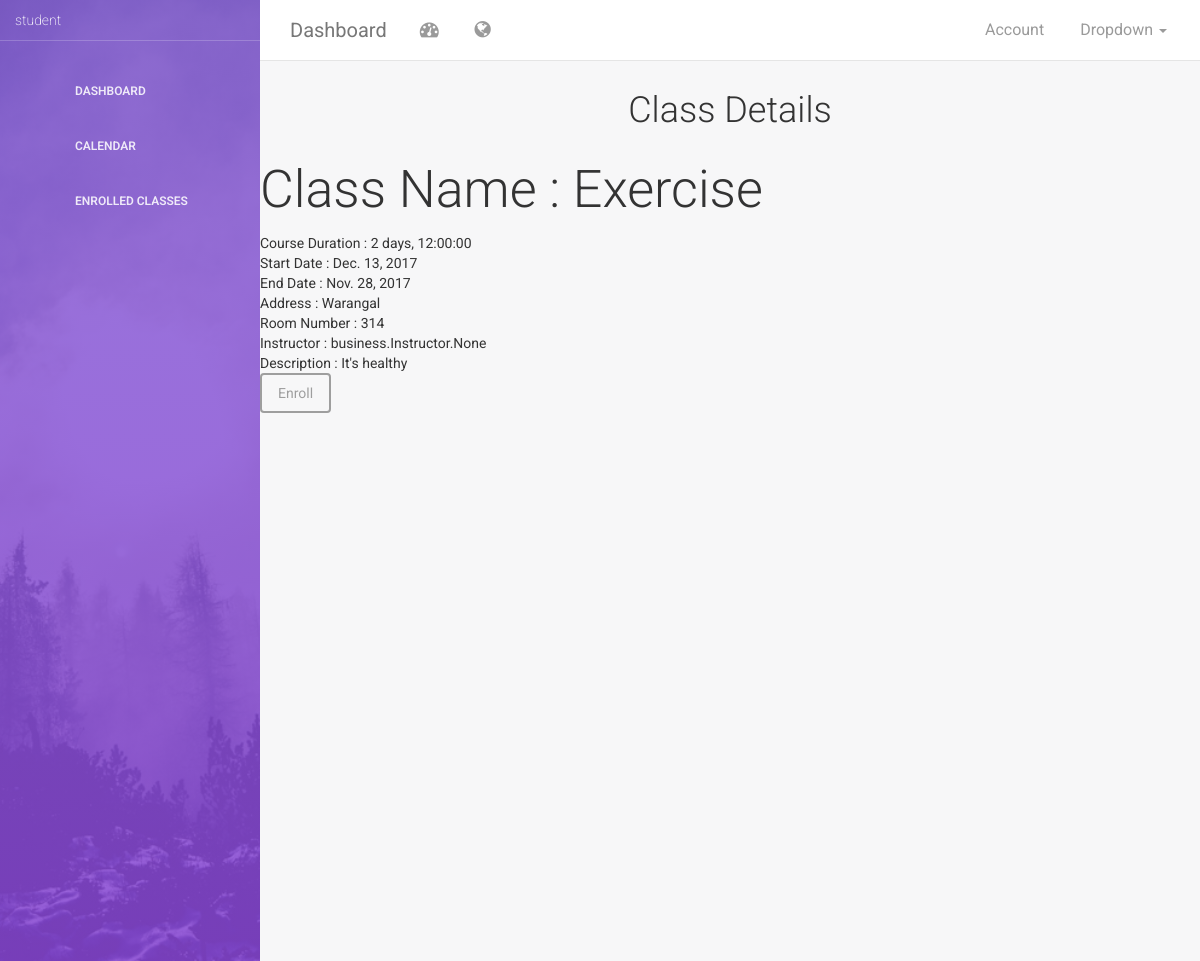
/student/details/7/ (signed in), run on the app's committed database.
### Class/models.py (models this page shows, shortened)
class Class(models.Model):
    business_id = models.ForeignKey(Business,to_field='business_id',on_delete=models.CASCADE)
    class_id = models.AutoField(primary_key=True)
    active_class = models.BooleanField()
    class_name = models.CharField(max_length=100,blank=False,null=False,unique=True)
    class_name_variable = models.CharField(max_length=250,default='Class')
    corse_duration = models.DurationField()
    duration = models.DurationField()
    start_date = models.DateField()
    start_date_variable = models.CharField(max_length=100,default='Start Date')
    end_date = models.DateField()
    end_date_variable = models.CharField(max_length=100,default='End Date')
    class_location = models.CharField(max_length=250)
    class_location_variable = models.CharField(max_length=100,default = 'Location')
    allocated_room = models.CharField(max_length=10)
    allocated_room_variable = models.CharField(max_length=100,default='Room')
    instructor = models.ManyToManyField(Instructor)
    instructor_variable = models.CharField(max_length=100,default='Instructor')
    description = models.TextField()
    description_variable = models.CharField(max_length=100,default='Description')
    student = models.ManyToManyField(Student)

### student/views.py (the view)
# urls.py: url('^details/(?P<cid>[0-9]+)/',views.details,name="details"),
def details(request,cid):
    if not request.user.is_authenticated():
        return redirect('/student/login')
    else:
        try:
            print request.user.student.student_id
            classdetails = Class.objects.get(class_id = cid)
            return render(request,'student/details.html',{'list':classdetails})
        except:
            logout_user(request)

### student/templates/student/details.html (shortened to what this page needs)
{% extends 'student/dashboard/base.html'%}
{%load static %}
{% block body %}
	<h2><center>Class Details</center></h2>
	<section class="main wrapper">
		<article>
			<div class="post">
				<h1 class="title">
						Class Name      : {{list.class_name}}<br>
				</h1>
				Course Duration : {{list.corse_duration}}<br>
				Start Date      : {{list.start_date}}<br>
				End Date        : {{list.end_date}}<br>
				Address         : {{list.class_location}}<br>
				Room Number     : {{list.allocated_room}}<br>
				Instructor      : {{list.instructor}}<br>
				Description     : {{list.description}}
			</div>
			<form class='form-horizontal' action="/student/enroll/{{list.class_id}}/" method="post">
			  <button type="submit" class="btn btn-default">Enroll</button>
		  </form>
		</article>
	</section>
{% endblock %}

### data on the page
Class: class_name "Exercise", corse_duration "2 days, 12:00:00", start_date "Dec. 13, 2017", end_date "Nov. 28, 2017", class_location "Warangal", allocated_room "314", instructor "business.Instructor.None", description "It's healthy"
